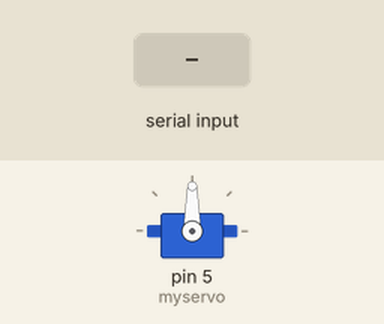
Simulated run of this sketch. Board: Arduino Uno, built with avr-gcc and run on an emulated ATmega328P. Shown: servo. Inputs (shaded band) come from the test bench.

Above: at 1.2 s.
1.3 s: "1" received over the second serial link
At 2.0 s:
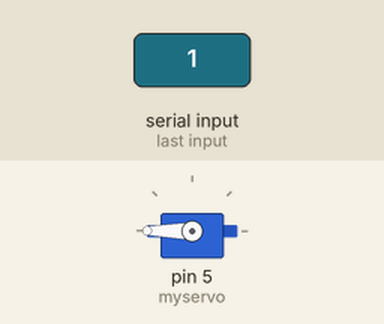
At 2.8 s:
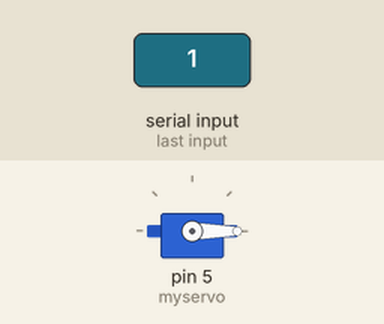
Timing chart, 0 to 4.3 s (numbered marks = the images above; inputs shaded):
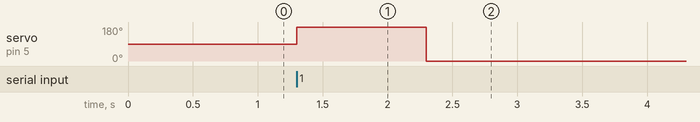

Measured:
- after the input at 1.3 s, servo on pin 5 (myservo): 90° → 180° at once, → 0° 1.0 s later

The sketch:

teapot.ino
```cpp
#include <Servo.h>
#include <SoftwareSerial.h>

SoftwareSerial teapot(10, 11);
Servo myservo;

void setup() {
  myservo.attach(5);
  teapot.begin(4800);
}

void loop(){
   if(teapot.available()){
       teapot.read();
       vkl();
   }
}

void vkl(){
    myservo.write(180);
    delay(1000);
    myservo.write(0);
    delay(1000);
}
```
